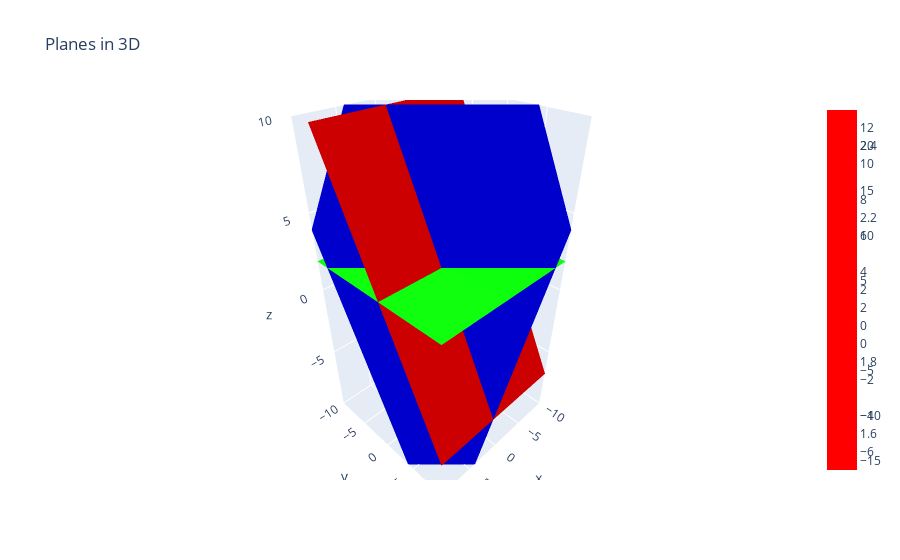

The notebook cell saved with this chart:
### Code cell
# Use for parts iv-vi

# Parameters for the first plane
a1 = 1
b1 = 1
c1 = 1
d1 = 4

# Parameters for the second plane
a2 = 0
b2 = 0
c2 = 3
d2 = 6

# Parameters for the third plane
a3 = 0
b3 = 1
c3 = 1
d3 = 3

# Plotting 
x1, y1, z1 = plane_xyz(a1,b1,c1,d1)
x2, y2, z2 = plane_xyz(a2,b2,c2,d2)
x3, y3, z3 = plane_xyz(a3,b3,c3,d3)

blue=[[0, 'rgb(0,0,255)'], [1, 'rgb(0,0,255)']]
green=[[0, 'rgb(0,255,0)'], [1, 'rgb(0,255,0)']]
red=[[0, 'rgb(255,0,0)'], [1, 'rgb(255,0,0)']]


trace1 = graph_objects.Surface(x=x1, y=y1, z=z1, colorscale=blue, name='First Plane')
trace2 = graph_objects.Surface(x=x2, y=y2, z=z2, colorscale=green, name='Second Plane')
trace3 = graph_objects.Surface(x=x3, y=y3, z=z3, colorscale=red, name='Third Plane')
fig = graph_objects.Figure(data=[trace1, trace2, trace3], layout=layout_obj)
offline.iplot(fig)

### Figure 1 — Plotly figure (JSON) as saved in the notebook; plotly's stock layout.template omitted (floating-point values rounded to 4 significant figures; data arrays with more than 128 entries replaced by an {"elided": "..."} marker saying what was removed)
{"data": [{"colorscale": [[0, "rgb(0,0,255)"], [1, "rgb(0,0,255)"]], "name": "First Plane", "type": "surface", "x": {"elided": "100x100 float values"}, "y": {"elided": "100x100 float values"}, "z": {"elided": "100x100 float values"}}, {"colorscale": [[0, "rgb(0,255,0)"], [1, "rgb(0,255,0)"]], "name": "Second Plane", "type": "surface", "x": {"elided": "100x100 float values"}, "y": {"elided": "100x100 float values"}, "z": {"elided": "100x100 float values"}}, {"colorscale": [[0, "rgb(255,0,0)"], [1, "rgb(255,0,0)"]], "name": "Third Plane", "type": "surface", "x": {"elided": "100x100 float values"}, "y": {"elided": "100x100 float values"}, "z": {"elided": "100x100 float values"}}], "layout": {"scene": {"xaxis": {"gridcolor": "rgb(255, 255, 255)", "range": [-10, 10], "zerolinecolor": "rgb(255, 255, 255)"}, "yaxis": {"gridcolor": "rgb(255, 255, 255)", "range": [-10, 10], "zerolinecolor": "rgb(255, 255, 255)"}, "zaxis": {"gridcolor": "rgb(255, 255, 255)", "range": [-10, 10], "zerolinecolor": "rgb(255, 255, 255)"}}, "showlegend": true, "title": {"text": "Planes in 3D"}}}
